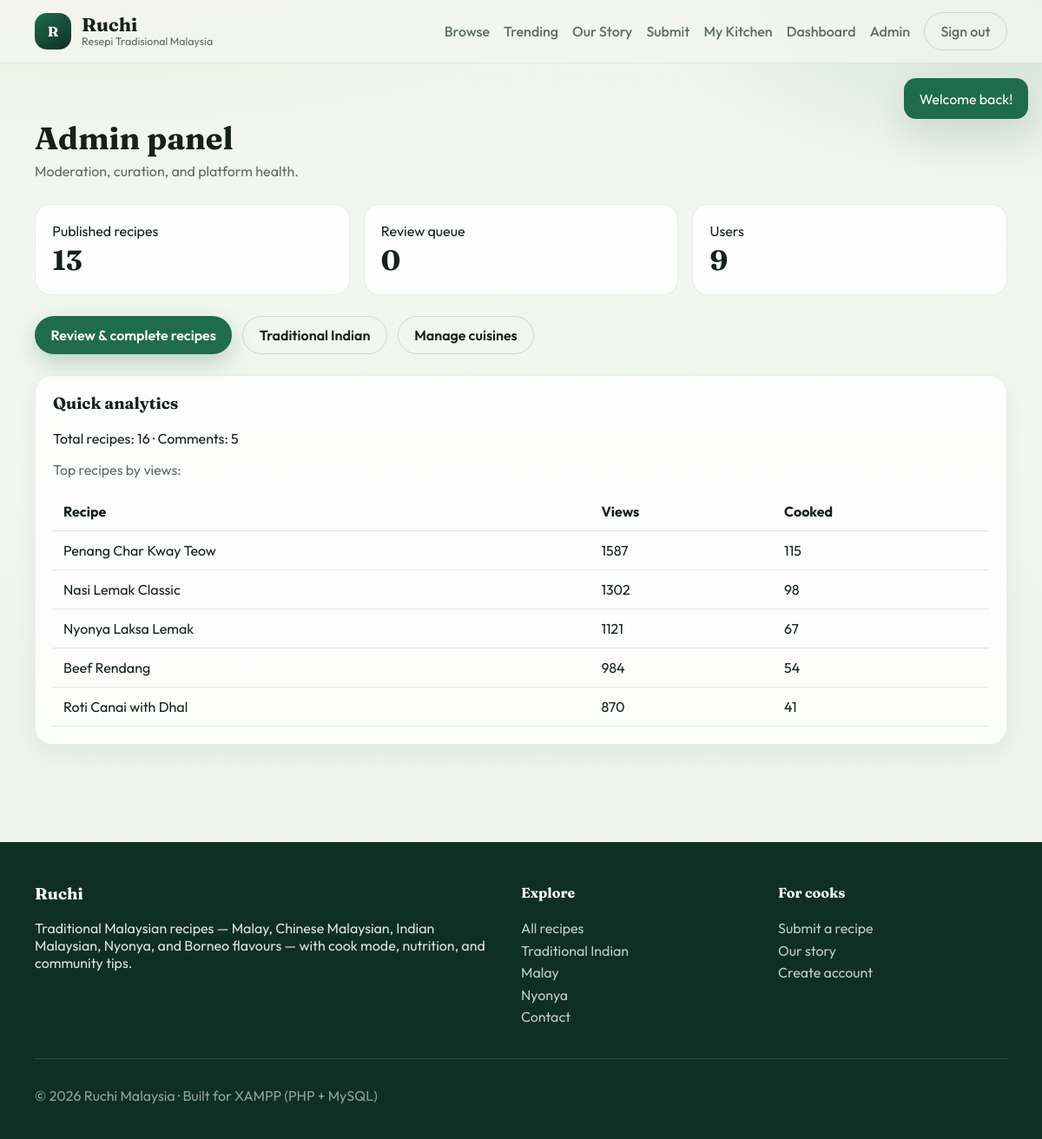
The page /receipe/admin/index.php (signed in) on the database its author committed.
### tables this page shows
CREATE TABLE `recipes` (
  `id` int(10) UNSIGNED NOT NULL,
  `title` varchar(200) NOT NULL,
  `slug` varchar(220) NOT NULL,
  `description` text NOT NULL,
  `author_id` int(10) UNSIGNED NOT NULL,
  `cuisine_id` int(10) UNSIGNED NOT NULL,
  `food_type` enum('VEG','NON_VEG','VEGAN','EGGETARIAN') NOT NULL DEFAULT 'VEG',
  `meal_type` enum('BREAKFAST','LUNCH','DINNER','SNACK','DESSERT','BEVERAGE') NOT NULL DEFAULT 'DINNER',
  `difficulty` enum('EASY','MEDIUM','HARD') NOT NULL DEFAULT 'EASY',
  `prep_time_mins` int(10) UNSIGNED NOT NULL DEFAULT 15,
  `cook_time_mins` int(10) UNSIGNED NOT NULL DEFAULT 30,
  `servings` int(10) UNSIGNED NOT NULL DEFAULT 4,
  `hero_image_url` varchar(500) NOT NULL,
  `video_clip_url` varchar(500) DEFAULT NULL,
  `status` enum('DRAFT','SUBMITTED','PUBLISHED','REJECTED') NOT NULL DEFAULT 'DRAFT',
  `view_count` int(10) UNSIGNED NOT NULL DEFAULT 0,
  `cooked_count` int(10) UNSIGNED NOT NULL DEFAULT 0,
  `created_at` timestamp NOT NULL DEFAULT current_timestamp(),
  `published_at` datetime DEFAULT NULL
);

### receipe/config/database.php (called while the page is built, shortened)
<?php
function db(): PDO
{
    static $pdo = null;
    if ($pdo instanceof PDO) {
        return $pdo;
    }
    $dsn = 'mysql:host=' . DB_HOST . ';dbname=' . DB_NAME . ';charset=' . DB_CHARSET;
    try {
        $pdo = new PDO($dsn, DB_USER, DB_PASS, [
            PDO::ATTR_ERRMODE            => PDO::ERRMODE_EXCEPTION,
            PDO::ATTR_DEFAULT_FETCH_MODE => PDO::FETCH_ASSOC,
            PDO::ATTR_EMULATE_PREPARES   => false,
        ]);
    } catch (PDOException $e) {
        http_response_code(500);
        echo '<!DOCTYPE html><html><head><title>Database Error</title></head><body style="font-family:system-ui;padding:2rem;">';
        echo '<h1>Database connection failed</h1>';
        echo '<p>Import <code>database/schema.sql</code> then <code>database/seed.sql</code> in phpMyAdmin.</p>';
        echo '<p><small>' . htmlspecialchars($e->getMessage()) . '</small></p>';
        echo '</body></html>';
        exit;
    }
    return $pdo;
}

### receipe/includes/functions.php (called while the page is built, shortened)
<?php
function e(?string $value): string
{
    return htmlspecialchars((string) $value, ENT_QUOTES, 'UTF-8');
}
function url(string $path = ''): string
{
    return rtrim(APP_URL, '/') . '/' . ltrim($path, '/');
}
    ?>

### receipe/admin/index.php (the view, shortened to what this page needs)
<?php
$counts = [
    'recipes' => (int) db()->query('SELECT COUNT(*) FROM recipes')->fetchColumn(),
    'published' => (int) db()->query('SELECT COUNT(*) FROM recipes WHERE status = \'PUBLISHED\'')->fetchColumn(),
    'queue' => (int) db()->query('SELECT COUNT(*) FROM recipes WHERE status = \'SUBMITTED\'')->fetchColumn(),
    'users' => (int) db()->query('SELECT COUNT(*) FROM users')->fetchColumn(),
    'comments' => (int) db()->query('SELECT COUNT(*) FROM comments')->fetchColumn(),
];
require dirname(__DIR__) . '/includes/header.php';
?>
<section class="section">
    <div class="container">
        <div class="section__head">
            <h2>Admin panel</h2>
            <p>Moderation, curation, and platform health.</p>
        </div>
        <div class="dashboard-grid" data-reveal>
            <div class="stat"><span>Published recipes</span><strong><?= $counts['published'] ?></strong></div>
            <div class="stat"><span>Review queue</span><strong><?= $counts['queue'] ?></strong></div>
            <div class="stat"><span>Users</span><strong><?= $counts['users'] ?></strong></div>
        </div>
        <div style="display:flex;gap:.75rem;flex-wrap:wrap;margin-top:1.5rem">
            <a class="btn btn--primary" href="<?= e(url('admin/review.php')) ?>">Review &amp; complete recipes</a>
            <a class="btn btn--ghost" href="<?= e(url('browse.php?cuisine=traditional-indian')) ?>">Traditional Indian</a>
            <a class="btn btn--ghost" href="<?= e(url('admin/cuisines.php')) ?>">Manage cuisines</a>
        </div>
        <div class="panel" style="margin-top:1.5rem" data-reveal>
            <h3>Quick analytics</h3>
            <p>Total recipes: <?= $counts['recipes'] ?> · Comments: <?= $counts['comments'] ?></p>
            <p style="color:var(--muted)">Top recipes by views:</p>
            <?php
            $top = db()->query('SELECT title, slug, view_count, cooked_count FROM recipes WHERE status=\'PUBLISHED\' ORDER BY view_count DESC LIMIT 5')->fetchAll();
            ?>
            <table class="table">
                <thead><tr><th>Recipe</th><th>Views</th><th>Cooked</th></tr></thead>
                <tbody>
                <?php foreach ($top as $row): ?>
                    <tr>
                        <td><a href="<?= e(url('recipe.php?slug=' . $row['slug'])) ?>"><?= e($row['title']) ?></a></td>
                        <td><?= (int) $row['view_count'] ?></td>
                        <td><?= (int) $row['cooked_count'] ?></td>
                    </tr>
                <?php endforeach; ?>
                </tbody>
            </table>
        </div>
    </div>
</section>
<?php require dirname(__DIR__) . '/includes/footer.php'; ?>

### receipe/assets/css/style.css (style rules this page uses)
:root { --bg: #f3f6f1; --bg-deep: #0f2f24; --surface: rgba(255, 255, 255, 0.78); --ink: #14201b; --muted: #5d6d64; --accent: #d4a017; --accent-deep: #b8840c; --leaf: #1f6b4f; --leaf-soft: #d8ebe2; --danger: #b42318; --radius: 18px; --shadow: 0 18px 40px rgba(15, 47, 36, 0.12); --font-display: "Fraunces", Georgia, serif; --font-body: "Outfit", sans-serif; --container: 1120px; }
*, *::before, *::after { box-sizing: border-box; }
html { scroll-behavior: smooth; }
body { margin: 0; color: var(--ink); font-family: var(--font-body); background: radial-gradient(1200px 500px at 10% -10%, rgba(212, 160, 23, 0.18), transparent 55%), radial-gradient(900px 420px at 100% 0%, rgba(31, 107, 79, 0.16), transparent 50%), linear-gradient(180deg, #eef5ef 0%, var(--bg) 40%, #e7efe8 100%); min-height: 100vh; }
a { color: inherit; text-decoration: none; }
.container { width: min(100% - 2rem, var(--container)); margin-inline: auto; }
.btn { display: inline-flex; align-items: center; justify-content: center; gap: .4rem; border: 0; border-radius: 999px; padding: .7rem 1.15rem; cursor: pointer; font-weight: 600; transition: transform .2s ease, background .2s ease, box-shadow .2s ease; }
.btn--primary { background: var(--leaf); color: #fff; box-shadow: 0 10px 24px rgba(31, 107, 79, 0.25); }
.btn--ghost { background: transparent; border: 1px solid rgba(15, 47, 36, 0.15); }
.section { padding: 4rem 0; }
.section__head { margin-bottom: 1.75rem; max-width: 40rem; }
.section__head h2 { font-family: var(--font-display); font-size: clamp(1.8rem, 3vw, 2.4rem); margin: 0 0 .4rem; }
.section__head p { margin: 0; color: var(--muted); }
.panel { background: var(--surface); border: 1px solid rgba(15, 47, 36, 0.08); border-radius: calc(var(--radius) + 2px); padding: 1.25rem; box-shadow: 0 10px 28px rgba(15, 47, 36, 0.06); }
.panel h2, .panel h3 { font-family: var(--font-display); margin-top: 0; }
[data-reveal] { opacity: 0; transform: translateY(24px); transition: opacity .6s ease, transform .6s ease; }
[data-reveal].is-visible { opacity: 1; transform: none; }
.dashboard-grid { display: grid; grid-template-columns: repeat(3, minmax(0, 1fr)); gap: 1rem; }
.stat { background: var(--surface); border-radius: var(--radius); padding: 1.2rem; border: 1px solid rgba(15, 47, 36, 0.08); }
.stat strong { display: block; font-family: var(--font-display); font-size: 2rem; margin-top: .3rem; }
.table { width: 100%; border-collapse: collapse; }
.table th, .table td { text-align: left; padding: .75rem; border-bottom: 1px solid rgba(15, 47, 36, 0.1); }

### rows shown on the page
recipes: title "Penang Char Kway Teow", view_count "1587", cooked_count "115"
recipes: title "Nasi Lemak Classic", view_count "1302", cooked_count "98"
recipes: title "Nyonya Laksa Lemak", view_count "1121", cooked_count "67"
recipes: title "Beef Rendang", view_count "984", cooked_count "54"
recipes: title "Roti Canai with Dhal", view_count "870", cooked_count "41"

### other values the page prints
APP_NAME "Ruchi"
APP_TAGLINE "Resepi Tradisional Malaysia"
$flash['message'] "Welcome back!"
$counts['published'] "13"
$counts['queue'] "0"
$counts['users'] "9"
$counts['recipes'] "16"
$counts['comments'] "5"
